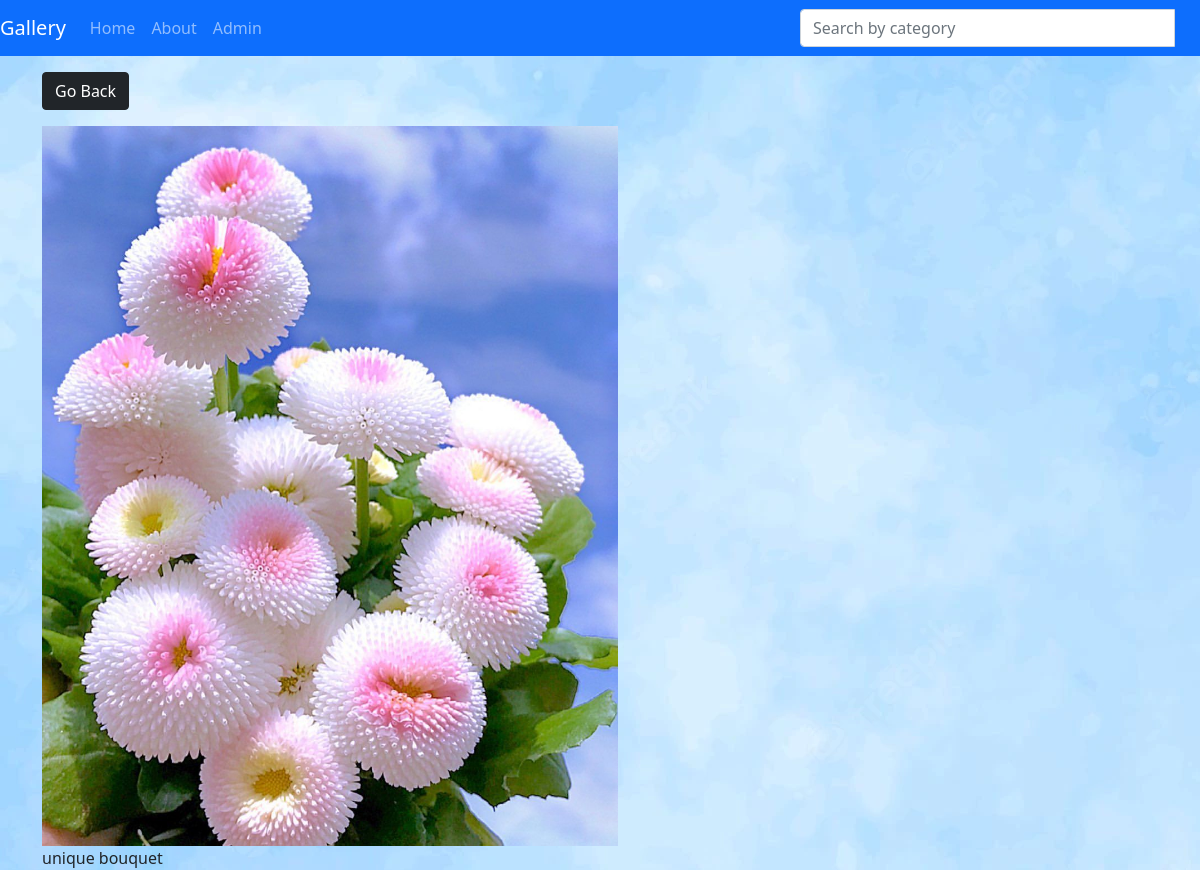
The page /photo/1 on the database its author committed.
### gallery/models.py (models this page shows, shortened)
class Image(models.Model):
    category = models.ForeignKey(Category, on_delete=models.SET_NULL, null=True)
    location = models.ForeignKey(Location, on_delete=models.SET_NULL, null=True)
    image = models.ImageField(null=False, default='default.jpg')
    description = models.TextField()

### gallery/views.py (the view)
# urls.py: path('photo/<str:pk>', views.viewPhoto, name='photo'),
def viewPhoto(request, pk):
    image = Image.objects.get(id=pk)
    return render(request, 'gallery/viewphoto.html',{'image': image})

### gallery/templates/gallery/viewphoto.html
{% extends 'gallery/base.html'%}
{% block content %}
    <div class="row justify-content-center">
        <div class="col">
            <a href="{% url 'gallery' %}" class="btn btn-dark my-3">Go Back</a>
            <div class="view">
                <img class="image" src="{{image.image.url}}" alt="">
                <p>{{image.description}}</p>
            </div>
        </div>
    </div>
{% endblock %}

### static/css/static.css (style rules this page uses)
.view { height: 90vh; }
.image { max-width: 100%; max-height: 100%; }
body { background-image: url(../images/background.webp); }

### rows shown on the page
Image: image (picture), description "unique bouquet"
